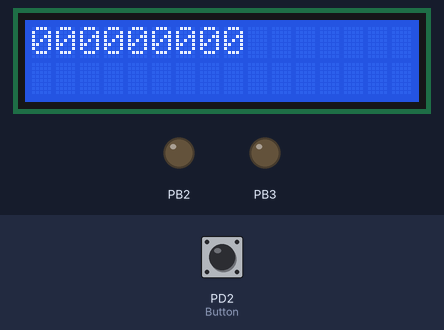
The program below on a simulated ATmega328P, built with avr-gcc and emulated at 16 MHz. Parts: 16×2 character LCD, output pins drawn as LEDs (lit = HIGH). Wiring (inferred from the names in the program): character LCD (HD44780): RS PB0; E PB1; data PB4, PB5, PB6, PB7. Inputs (shaded band) come from the test bench; at power-on: PD2 (Button) HIGH. Pins used as bus, display or sensor lines are not drawn.

Above: at 1.2 s.
1.3 s: PD2 (Button) pulled LOW for 0.15 s
At 2.6 s:
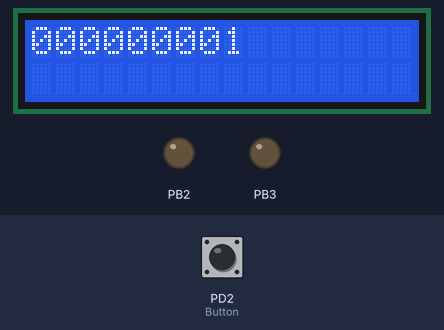
2.9 s: PD2 (Button) pulled LOW for 1 s
At 5.0 s:
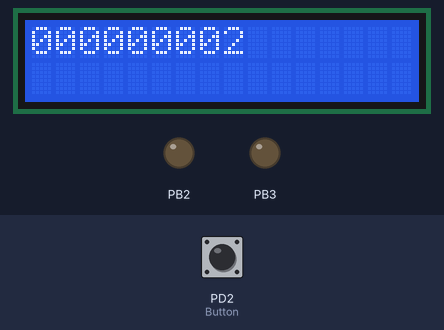
5.4 s: PD2 (Button) pulled LOW for 0.15 s
At 6.7 s:
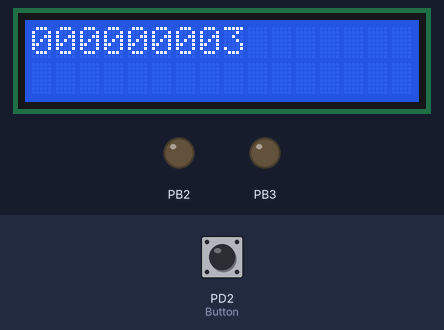
7.0 s: PD2 (Button) pulled LOW for 1 s
At 9.4 s:
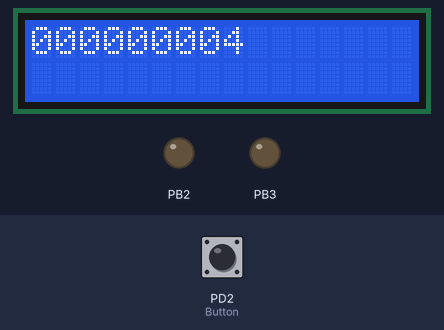
Timing chart, 0 to 10.5 s (numbered marks = the images above; inputs shaded):
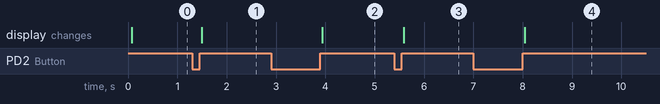

Measured:
- after the input at 1.3 s, the display: changes after 0.19 s (image 1)
- after the input at 2.9 s, the display: changes after 1.0 s (image 2)
- after the input at 5.4 s, the display: changes after 0.19 s (image 3)
- after the input at 7.0 s, the display: changes after 1.0 s (image 4)

The program:

main.c
```c
/*
 * GccApplication1.c
 *
 * Created: 24-06-2026 11:35:32
 * Author : hp
 */

#define F_CPU 16000000UL
#include <avr/io.h>
#include <util/delay.h>
#include "lcd.h"
#include "button.h"

unsigned long counter = 0;

int main(void)
{
	DDRD &= ~(1 << PORTD2);
	PORTD |= (1 << PORTD2);

	LCD_Init();

	UpdateLCD(counter);

	while(1)
	{
		uint8_t status;

		status = CheckButtonPress();

		if(status == 1)
		{
			counter++;

			UpdateLCD(counter);
		}
		else if(status == 2)
		{
			counter = 0;

			UpdateLCD(counter);
		}
	}
}
```

button.c
```c
/*
 * button.c
 *
 * Created: 24-06-2026 11:36:26
 *  Author: hp
 */
#define F_CPU 16000000UL
#include "button.h"
#include <util/delay.h>

uint8_t CheckButtonPress(void)
{
	if (!(PIND & (1 << PORTD2)))      // Button pressed
	{
		_delay_ms(30);             // Debounce

		if (!(PIND & (1 << PORTD2)))
		{
			uint16_t time = 0;

			while (!(PIND & (1 << PORTD2)))
			{
				_delay_ms(10);
				time += 10;

				if (time >= 2000)
				{
					while (!(PIND & (1 << PORTD2))); // Wait for release
					return 2;                     // Long press
				}
			}

			return 1;                            // Short press
		}
	}

	return 0;
}
```

button.h
```c
/*
 * button.h
 *
 * Created: 24-06-2026 11:36:08
 *  Author: hp
 */


#ifndef BUTTON_H_
#define BUTTON_H_

#include <avr/io.h>

uint8_t CheckButtonPress(void);

#endif /* BUTTON_H_ */
```

lcd.c
```c
/*
 * lcd.c
 *
 * Created: 24-06-2026 11:37:07
 *  Author: hp
 */


#define F_CPU 16000000UL
#include "lcd.h"
#include <util/delay.h>

#define LCD_PORT PORTB
#define LCD_DDR DDRB

#define RS PB0
#define EN PB1

void LCD_Command(unsigned char cmd)
{
	LCD_PORT = (cmd & 0xF0);
	LCD_PORT &= ~(1 << RS);

	LCD_PORT |= (1 << EN);
	_delay_ms(2);
	LCD_PORT &= ~(1 << EN);

	LCD_PORT = ((cmd << 4) & 0xF0);

	LCD_PORT |= (1 << EN);
	_delay_ms(2);
	LCD_PORT &= ~(1 << EN);
}

void LCD_Char(unsigned char data)
{
	LCD_PORT = (data & 0xF0);
	LCD_PORT |= (1 << RS);

	LCD_PORT |= (1 << EN);
	_delay_ms(2);
	LCD_PORT &= ~(1 << EN);

	LCD_PORT = ((data << 4) & 0xF0);
	LCD_PORT |= (1 << RS);

	LCD_PORT |= (1 << EN);
	_delay_ms(2);
	LCD_PORT &= ~(1 << EN);
}

void LCD_Init(void)
{
	LCD_DDR = 0xFF;

	_delay_ms(20);

	LCD_Command(0x02);
	LCD_Command(0x28);
	LCD_Command(0x0C);
	LCD_Command(0x06);
	LCD_Command(0x01);
}

void LCD_String(char *str)
{
	while(*str)
	{
		LCD_Char(*str++);
	}
}

void LCD_Clear(void)
{
	LCD_Command(0x01);
}

void UpdateLCD(unsigned long count)
{
	LCD_Clear();

	LCD_Char((count / 100000000) % 10 + '0');
	LCD_Char((count / 10000000) % 10 + '0');
	LCD_Char((count / 1000000) % 10 + '0');
	LCD_Char((count / 100000) % 10 + '0');
	LCD_Char((count / 10000) % 10 + '0');
	LCD_Char((count / 1000) % 10 + '0');
	LCD_Char((count / 100) % 10 + '0');
	LCD_Char((count / 10) % 10 + '0');
	LCD_Char((count % 10) + '0');
}
```

lcd.h
```c
/*
 * lcd.h
 *
 * Created: 24-06-2026 11:36:46
 *  Author: hp
 */


#ifndef LCD_H_
#define LCD_H_


#include <avr/io.h>

void LCD_Init(void);
void LCD_Command(unsigned char cmd);
void LCD_Char(unsigned char data);
void LCD_String(char *str);
void LCD_Clear(void);
void UpdateLCD(unsigned long count);


#endif /* LCD_H_ */
```
